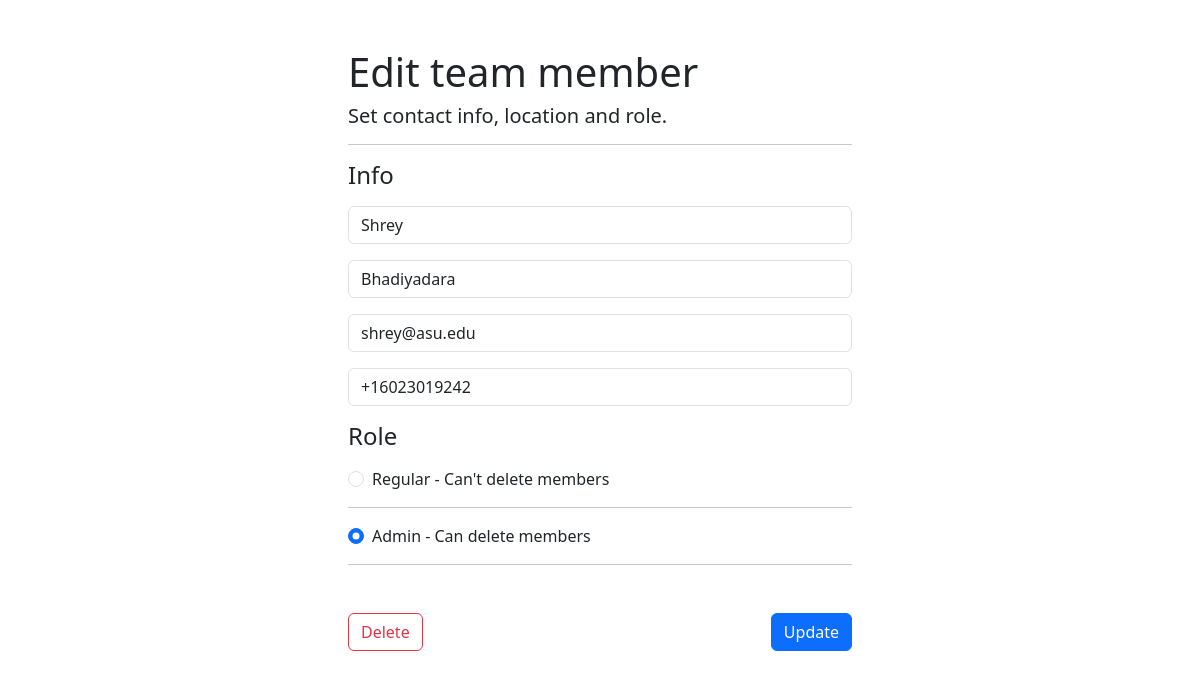
Screenshot of /update/1 with the database file from the repository.
### team_management/models.py (models this page shows)
class TeamMember(models.Model):
    first_name = models.CharField("First name of team member", max_length=256)
    last_name = models.CharField("Last name of team member", max_length=256)
    email = models.EmailField("Email of team member", max_length=254)
    phone = PhoneNumberField("Phone number of team member")
    role = models.PositiveSmallIntegerField(
        "Role of team member", choices=RoleTypes.choices, default=RoleTypes.REGULAR
    )

### team_management/views.py (the view)
# urls.py: path("update/<pk>", TeamMemberUpdateView.as_view(), name="team-member-update"),
class TeamMemberUpdateView(UpdateView):
    model = TeamMember
    fields = ["first_name", "last_name", "email", "phone", "role"]
    template_name = "team_member_update.html"
    success_url = reverse_lazy("team-member-list")
    def get_context_data(self, **kwargs):
        context = super().get_context_data(**kwargs)
        context["object_id"] = self.object.id
        return context

### team_management/templates/team_member_update.html (shortened to what this page needs)
{% extends "base.html" %}
{% block body %}
<div class="col-lg-6 offset-lg-3 p-5">
  <h1>Edit team member</h1>
  <h5 class="mb-3">Set contact info, location and role.</h5>
  <hr class="mb-3"/>
  <form method="post">
    <h4 class="mb-3">Info</h4>
    <input type="text"
      class="form-control mb-3"
        placeholder="First name"
        name="{{ form.first_name.name }}"
        value="{{ form.first_name.value }}">
    <input type="text"
      class="form-control mb-3"
      placeholder="Last name"
      name="{{ form.last_name.name }}"
      value="{{ form.last_name.value }}">
    <input type="email"
      class="form-control mb-3"
      placeholder="Email"
      name="{{ form.email.name }}"
      value="{{ form.email.value }}">
    <input type="text"
      class="form-control mb-3"
      placeholder="Phone"
      name="{{ form.phone.name }}"
      value="{{ form.phone.value }}">
    <h4 class="mb-3">Role</h4>
    <div class="form-check mb-1">
      <label class="form-check-label" for="regular">
        Regular - Can't delete members
      </label>
      <input class="form-check-input" type="radio" name="{{ form.role.name }}" value="1" id="regular" checked="{% if form.role.value == 1 %}true{% endif %}">
    </div>
    <hr/>
    <div class="form-check mb-1">
      <label class="form-check-label" for="admin">
        Admin - Can delete members
      </label>
      <input class="form-check-input" type="radio" name="{{ form.role.name }}" value="2" id="admin" checked="{% if form.role.value == 2 %}true{% endif %}">
    </div>
    <hr/>
    <div class="d-flex justify-content-between mt-5">
        <a href="{% url "team-member-delete" object_id %}" type="button" class="btn btn-outline-danger">Delete</a>
        <input class="btn btn-primary" type="submit" value="Update" />
    </div>
  </form>
</div>
{% endblock body %}

### rows the page displays
TeamMember: first_name "Shrey", last_name "Bhadiyadara", email "shrey@asu.edu", phone "+16023019242"
